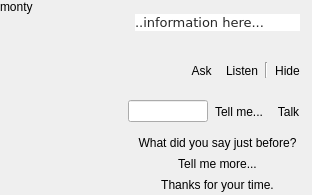
<?xml version="1.0" encoding="UTF-8"?>
<ui version="4.0">
 <class>QUMontyArea</class>
 <widget class="QWidget" name="QUMontyArea">
  <property name="geometry">
   <rect>
    <x>0</x>
    <y>0</y>
    <width>312</width>
    <height>195</height>
   </rect>
  </property>
  <property name="windowTitle">
   <string>Form</string>
  </property>
  <layout class="QVBoxLayout" name="verticalLayout_5">
   <property name="spacing">
    <number>0</number>
   </property>
   <property name="leftMargin">
    <number>0</number>
   </property>
   <property name="topMargin">
    <number>0</number>
   </property>
   <property name="rightMargin">
    <number>5</number>
   </property>
   <property name="bottomMargin">
    <number>0</number>
   </property>
   <item>
    <layout class="QHBoxLayout" name="horizontalLayout_4">
     <property name="spacing">
      <number>0</number>
     </property>
     <property name="bottomMargin">
      <number>5</number>
     </property>
     <item>
      <layout class="QVBoxLayout" name="_2">
       <property name="spacing">
        <number>0</number>
       </property>
       <item>
        <widget class="QLabel" name="montyLbl">
         <property name="sizePolicy">
          <sizepolicy hsizetype="Fixed" vsizetype="Preferred">
           <horstretch>0</horstretch>
           <verstretch>0</verstretch>
          </sizepolicy>
         </property>
         <property name="minimumSize">
          <size>
           <width>128</width>
           <height>0</height>
          </size>
         </property>
         <property name="text">
          <string notr="true">monty</string>
         </property>
         <property name="alignment">
          <set>Qt::AlignLeading|Qt::AlignLeft|Qt::AlignTop</set>
         </property>
        </widget>
       </item>
       <item>
        <spacer>
         <property name="orientation">
          <enum>Qt::Vertical</enum>
         </property>
         <property name="sizeType">
          <enum>QSizePolicy::Preferred</enum>
         </property>
         <property name="sizeHint" stdset="0">
          <size>
           <width>20</width>
           <height>1</height>
          </size>
         </property>
        </spacer>
       </item>
      </layout>
     </item>
     <item>
      <layout class="QHBoxLayout" name="horizontalLayout_2">
       <property name="spacing">
        <number>0</number>
       </property>
       <item>
        <layout class="QVBoxLayout" name="verticalLayout_2">
         <property name="spacing">
          <number>0</number>
         </property>
         <item>
          <widget class="QLabel" name="label">
           <property name="sizePolicy">
            <sizepolicy hsizetype="Fixed" vsizetype="Fixed">
             <horstretch>0</horstretch>
             <verstretch>0</verstretch>
            </sizepolicy>
           </property>
           <property name="text">
            <string/>
           </property>
           <property name="pixmap">
            <pixmap resource="../resources/UltraStar-Manager.qrc">:/monty/speech1.png</pixmap>
           </property>
          </widget>
         </item>
         <item>
          <widget class="QLabel" name="label_3">
           <property name="sizePolicy">
            <sizepolicy hsizetype="Fixed" vsizetype="Preferred">
             <horstretch>0</horstretch>
             <verstretch>0</verstretch>
            </sizepolicy>
           </property>
           <property name="text">
            <string/>
           </property>
           <property name="pixmap">
            <pixmap resource="../resources/UltraStar-Manager.qrc">:/monty/speech2.png</pixmap>
           </property>
           <property name="scaledContents">
            <bool>true</bool>
           </property>
          </widget>
         </item>
         <item>
          <widget class="QLabel" name="label_2">
           <property name="sizePolicy">
            <sizepolicy hsizetype="Fixed" vsizetype="Fixed">
             <horstretch>0</horstretch>
             <verstretch>0</verstretch>
            </sizepolicy>
           </property>
           <property name="text">
            <string/>
           </property>
           <property name="pixmap">
            <pixmap resource="../resources/UltraStar-Manager.qrc">:/monty/speech6.png</pixmap>
           </property>
          </widget>
         </item>
        </layout>
       </item>
       <item>
        <layout class="QVBoxLayout" name="verticalLayout_3">
         <property name="spacing">
          <number>0</number>
         </property>
         <item>
          <widget class="QLabel" name="label_4">
           <property name="sizePolicy">
            <sizepolicy hsizetype="Preferred" vsizetype="Fixed">
             <horstretch>0</horstretch>
             <verstretch>0</verstretch>
            </sizepolicy>
           </property>
           <property name="text">
            <string/>
           </property>
           <property name="pixmap">
            <pixmap resource="../resources/UltraStar-Manager.qrc">:/monty/speech4.png</pixmap>
           </property>
           <property name="scaledContents">
            <bool>true</bool>
           </property>
          </widget>
         </item>
         <item>
          <widget class="QLabel" name="helpLbl">
           <property name="sizePolicy">
            <sizepolicy hsizetype="Preferred" vsizetype="Preferred">
             <horstretch>0</horstretch>
             <verstretch>0</verstretch>
            </sizepolicy>
           </property>
           <property name="palette">
            <palette>
             <active>
              <colorrole role="WindowText">
               <brush brushstyle="SolidPattern">
                <color alpha="216">
                 <red>0</red>
                 <green>0</green>
                 <blue>0</blue>
                </color>
               </brush>
              </colorrole>
              <colorrole role="BrightText">
               <brush brushstyle="SolidPattern">
                <color alpha="255">
                 <red>0</red>
                 <green>0</green>
                 <blue>0</blue>
                </color>
               </brush>
              </colorrole>
              <colorrole role="Base">
               <brush brushstyle="SolidPattern">
                <color alpha="255">
                 <red>255</red>
                 <green>255</green>
                 <blue>255</blue>
                </color>
               </brush>
              </colorrole>
              <colorrole role="Window">
               <brush brushstyle="SolidPattern">
                <color alpha="255">
                 <red>255</red>
                 <green>255</green>
                 <blue>255</blue>
                </color>
               </brush>
              </colorrole>
             </active>
             <inactive>
              <colorrole role="WindowText">
               <brush brushstyle="SolidPattern">
                <color alpha="216">
                 <red>0</red>
                 <green>0</green>
                 <blue>0</blue>
                </color>
               </brush>
              </colorrole>
              <colorrole role="BrightText">
               <brush brushstyle="SolidPattern">
                <color alpha="255">
                 <red>0</red>
                 <green>0</green>
                 <blue>0</blue>
                </color>
               </brush>
              </colorrole>
              <colorrole role="Base">
               <brush brushstyle="SolidPattern">
                <color alpha="255">
                 <red>255</red>
                 <green>255</green>
                 <blue>255</blue>
                </color>
               </brush>
              </colorrole>
              <colorrole role="Window">
               <brush brushstyle="SolidPattern">
                <color alpha="255">
                 <red>255</red>
                 <green>255</green>
                 <blue>255</blue>
                </color>
               </brush>
              </colorrole>
             </inactive>
             <disabled>
              <colorrole role="WindowText">
               <brush brushstyle="SolidPattern">
                <color alpha="63">
                 <red>0</red>
                 <green>0</green>
                 <blue>0</blue>
                </color>
               </brush>
              </colorrole>
              <colorrole role="BrightText">
               <brush brushstyle="SolidPattern">
                <color alpha="255">
                 <red>0</red>
                 <green>0</green>
                 <blue>0</blue>
                </color>
               </brush>
              </colorrole>
              <colorrole role="Base">
               <brush brushstyle="SolidPattern">
                <color alpha="255">
                 <red>255</red>
                 <green>255</green>
                 <blue>255</blue>
                </color>
               </brush>
              </colorrole>
              <colorrole role="Window">
               <brush brushstyle="SolidPattern">
                <color alpha="255">
                 <red>255</red>
                 <green>255</green>
                 <blue>255</blue>
                </color>
               </brush>
              </colorrole>
             </disabled>
            </palette>
           </property>
           <property name="font">
            <font>
             <family>Verdana</family>
             <pointsize>10</pointsize>
            </font>
           </property>
           <property name="autoFillBackground">
            <bool>true</bool>
           </property>
           <property name="frameShape">
            <enum>QFrame::NoFrame</enum>
           </property>
           <property name="frameShadow">
            <enum>QFrame::Plain</enum>
           </property>
           <property name="text">
            <string notr="true">..information here...</string>
           </property>
           <property name="alignment">
            <set>Qt::AlignLeading|Qt::AlignLeft|Qt::AlignTop</set>
           </property>
           <property name="wordWrap">
            <bool>true</bool>
           </property>
           <property name="margin">
            <number>5</number>
           </property>
           <property name="indent">
            <number>-1</number>
           </property>
           <property name="openExternalLinks">
            <bool>true</bool>
           </property>
          </widget>
         </item>
         <item>
          <widget class="QLabel" name="label_5">
           <property name="sizePolicy">
            <sizepolicy hsizetype="Preferred" vsizetype="Fixed">
             <horstretch>0</horstretch>
             <verstretch>0</verstretch>
            </sizepolicy>
           </property>
           <property name="text">
            <string/>
           </property>
           <property name="pixmap">
            <pixmap resource="../resources/UltraStar-Manager.qrc">:/monty/speech5.png</pixmap>
           </property>
           <property name="scaledContents">
            <bool>true</bool>
           </property>
          </widget>
         </item>
        </layout>
       </item>
       <item>
        <layout class="QVBoxLayout" name="verticalLayout_4">
         <property name="spacing">
          <number>0</number>
         </property>
         <item>
          <widget class="QLabel" name="label_6">
           <property name="sizePolicy">
            <sizepolicy hsizetype="Fixed" vsizetype="Fixed">
             <horstretch>0</horstretch>
             <verstretch>0</verstretch>
            </sizepolicy>
           </property>
           <property name="text">
            <string/>
           </property>
           <property name="pixmap">
            <pixmap resource="../resources/UltraStar-Manager.qrc">:/monty/speech8.png</pixmap>
           </property>
          </widget>
         </item>
         <item>
          <widget class="QLabel" name="label_7">
           <property name="sizePolicy">
            <sizepolicy hsizetype="Fixed" vsizetype="Preferred">
             <horstretch>0</horstretch>
             <verstretch>0</verstretch>
            </sizepolicy>
           </property>
           <property name="text">
            <string/>
           </property>
           <property name="pixmap">
            <pixmap resource="../resources/UltraStar-Manager.qrc">:/monty/speech3.png</pixmap>
           </property>
           <property name="scaledContents">
            <bool>true</bool>
           </property>
          </widget>
         </item>
         <item>
          <widget class="QLabel" name="label_8">
           <property name="sizePolicy">
            <sizepolicy hsizetype="Fixed" vsizetype="Fixed">
             <horstretch>0</horstretch>
             <verstretch>0</verstretch>
            </sizepolicy>
           </property>
           <property name="text">
            <string/>
           </property>
           <property name="pixmap">
            <pixmap resource="../resources/UltraStar-Manager.qrc">:/monty/speech7.png</pixmap>
           </property>
          </widget>
         </item>
        </layout>
       </item>
      </layout>
     </item>
    </layout>
   </item>
   <item>
    <widget class="QFrame" name="normalFrame">
     <property name="frameShape">
      <enum>QFrame::NoFrame</enum>
     </property>
     <property name="frameShadow">
      <enum>QFrame::Raised</enum>
     </property>
     <layout class="QHBoxLayout" name="horizontalLayout">
      <property name="spacing">
       <number>0</number>
      </property>
      <property name="leftMargin">
       <number>0</number>
      </property>
      <property name="topMargin">
       <number>0</number>
      </property>
      <property name="rightMargin">
       <number>0</number>
      </property>
      <property name="bottomMargin">
       <number>0</number>
      </property>
      <item>
       <spacer>
        <property name="orientation">
         <enum>Qt::Horizontal</enum>
        </property>
        <property name="sizeHint" stdset="0">
         <size>
          <width>40</width>
          <height>20</height>
         </size>
        </property>
       </spacer>
      </item>
      <item>
       <widget class="QToolButton" name="askMontyBtn">
        <property name="text">
         <string>Ask</string>
        </property>
        <property name="icon">
         <iconset resource="../resources/UltraStar-Manager.qrc">
          <normaloff>:/marks/help.png</normaloff>:/marks/help.png</iconset>
        </property>
        <property name="toolButtonStyle">
         <enum>Qt::ToolButtonTextBesideIcon</enum>
        </property>
        <property name="autoRaise">
         <bool>true</bool>
        </property>
       </widget>
      </item>
      <item>
       <widget class="QToolButton" name="talkMontyBtn">
        <property name="text">
         <string>Listen</string>
        </property>
        <property name="icon">
         <iconset resource="../resources/UltraStar-Manager.qrc">
          <normaloff>:/types/comment.png</normaloff>:/types/comment.png</iconset>
        </property>
        <property name="toolButtonStyle">
         <enum>Qt::ToolButtonTextBesideIcon</enum>
        </property>
        <property name="autoRaise">
         <bool>true</bool>
        </property>
       </widget>
      </item>
      <item>
       <widget class="Line" name="line">
        <property name="sizePolicy">
         <sizepolicy hsizetype="Fixed" vsizetype="Fixed">
          <horstretch>0</horstretch>
          <verstretch>0</verstretch>
         </sizepolicy>
        </property>
        <property name="minimumSize">
         <size>
          <width>0</width>
          <height>16</height>
         </size>
        </property>
        <property name="orientation">
         <enum>Qt::Vertical</enum>
        </property>
       </widget>
      </item>
      <item>
       <widget class="QToolButton" name="hideMontyBtn">
        <property name="text">
         <string>Hide</string>
        </property>
        <property name="icon">
         <iconset resource="../resources/UltraStar-Manager.qrc">
          <normaloff>:/control/eye.png</normaloff>:/control/eye.png</iconset>
        </property>
        <property name="toolButtonStyle">
         <enum>Qt::ToolButtonTextBesideIcon</enum>
        </property>
        <property name="autoRaise">
         <bool>true</bool>
        </property>
       </widget>
      </item>
     </layout>
    </widget>
   </item>
   <item>
    <widget class="QFrame" name="askFrame">
     <property name="frameShape">
      <enum>QFrame::NoFrame</enum>
     </property>
     <property name="frameShadow">
      <enum>QFrame::Raised</enum>
     </property>
     <layout class="QHBoxLayout" name="horizontalLayout_3">
      <property name="spacing">
       <number>0</number>
      </property>
      <property name="leftMargin">
       <number>128</number>
      </property>
      <property name="topMargin">
       <number>0</number>
      </property>
      <property name="rightMargin">
       <number>0</number>
      </property>
      <property name="bottomMargin">
       <number>0</number>
      </property>
      <item>
       <widget class="QLineEdit" name="lineEdit"/>
      </item>
      <item>
       <widget class="QToolButton" name="acceptQuestionBtn">
        <property name="text">
         <string>Tell me...</string>
        </property>
        <property name="icon">
         <iconset resource="../resources/UltraStar-Manager.qrc">
          <normaloff>:/marks/accept.png</normaloff>:/marks/accept.png</iconset>
        </property>
        <property name="toolButtonStyle">
         <enum>Qt::ToolButtonTextBesideIcon</enum>
        </property>
        <property name="autoRaise">
         <bool>true</bool>
        </property>
       </widget>
      </item>
      <item>
       <widget class="QToolButton" name="rejectQuestionBtn">
        <property name="text">
         <string>Talk</string>
        </property>
        <property name="icon">
         <iconset resource="../resources/UltraStar-Manager.qrc">
          <normaloff>:/marks/cancel.png</normaloff>:/marks/cancel.png</iconset>
        </property>
        <property name="toolButtonStyle">
         <enum>Qt::ToolButtonIconOnly</enum>
        </property>
        <property name="autoRaise">
         <bool>true</bool>
        </property>
       </widget>
      </item>
     </layout>
    </widget>
   </item>
   <item>
    <widget class="QFrame" name="answerFrame">
     <property name="frameShape">
      <enum>QFrame::NoFrame</enum>
     </property>
     <property name="frameShadow">
      <enum>QFrame::Raised</enum>
     </property>
     <layout class="QVBoxLayout" name="verticalLayout">
      <property name="spacing">
       <number>0</number>
      </property>
      <property name="leftMargin">
       <number>128</number>
      </property>
      <property name="topMargin">
       <number>0</number>
      </property>
      <property name="rightMargin">
       <number>0</number>
      </property>
      <property name="bottomMargin">
       <number>0</number>
      </property>
      <item>
       <widget class="QToolButton" name="prevPhraseBtn">
        <property name="sizePolicy">
         <sizepolicy hsizetype="Preferred" vsizetype="Fixed">
          <horstretch>0</horstretch>
          <verstretch>0</verstretch>
         </sizepolicy>
        </property>
        <property name="text">
         <string>What did you say just before?</string>
        </property>
        <property name="icon">
         <iconset resource="../resources/UltraStar-Manager.qrc">
          <normaloff>:/bullets/bullet_black.png</normaloff>:/bullets/bullet_black.png</iconset>
        </property>
        <property name="toolButtonStyle">
         <enum>Qt::ToolButtonTextBesideIcon</enum>
        </property>
        <property name="autoRaise">
         <bool>true</bool>
        </property>
       </widget>
      </item>
      <item>
       <widget class="QToolButton" name="nextPhraseBtn">
        <property name="sizePolicy">
         <sizepolicy hsizetype="Preferred" vsizetype="Fixed">
          <horstretch>0</horstretch>
          <verstretch>0</verstretch>
         </sizepolicy>
        </property>
        <property name="text">
         <string>Tell me more...</string>
        </property>
        <property name="icon">
         <iconset resource="../resources/UltraStar-Manager.qrc">
          <normaloff>:/bullets/bullet_black.png</normaloff>:/bullets/bullet_black.png</iconset>
        </property>
        <property name="toolButtonStyle">
         <enum>Qt::ToolButtonTextBesideIcon</enum>
        </property>
        <property name="autoRaise">
         <bool>true</bool>
        </property>
       </widget>
      </item>
      <item>
       <widget class="QToolButton" name="doneBtn">
        <property name="sizePolicy">
         <sizepolicy hsizetype="Preferred" vsizetype="Fixed">
          <horstretch>0</horstretch>
          <verstretch>0</verstretch>
         </sizepolicy>
        </property>
        <property name="text">
         <string>Thanks for your time.</string>
        </property>
        <property name="icon">
         <iconset resource="../resources/UltraStar-Manager.qrc">
          <normaloff>:/bullets/bullet_black.png</normaloff>:/bullets/bullet_black.png</iconset>
        </property>
        <property name="toolButtonStyle">
         <enum>Qt::ToolButtonTextBesideIcon</enum>
        </property>
        <property name="autoRaise">
         <bool>true</bool>
        </property>
       </widget>
      </item>
     </layout>
    </widget>
   </item>
  </layout>
  <zorder>answerFrame</zorder>
  <zorder>askFrame</zorder>
  <zorder>normalFrame</zorder>
 </widget>
 <resources>
  <include location="../resources/UltraStar-Manager.qrc"/>
 </resources>
 <connections/>
</ui>
